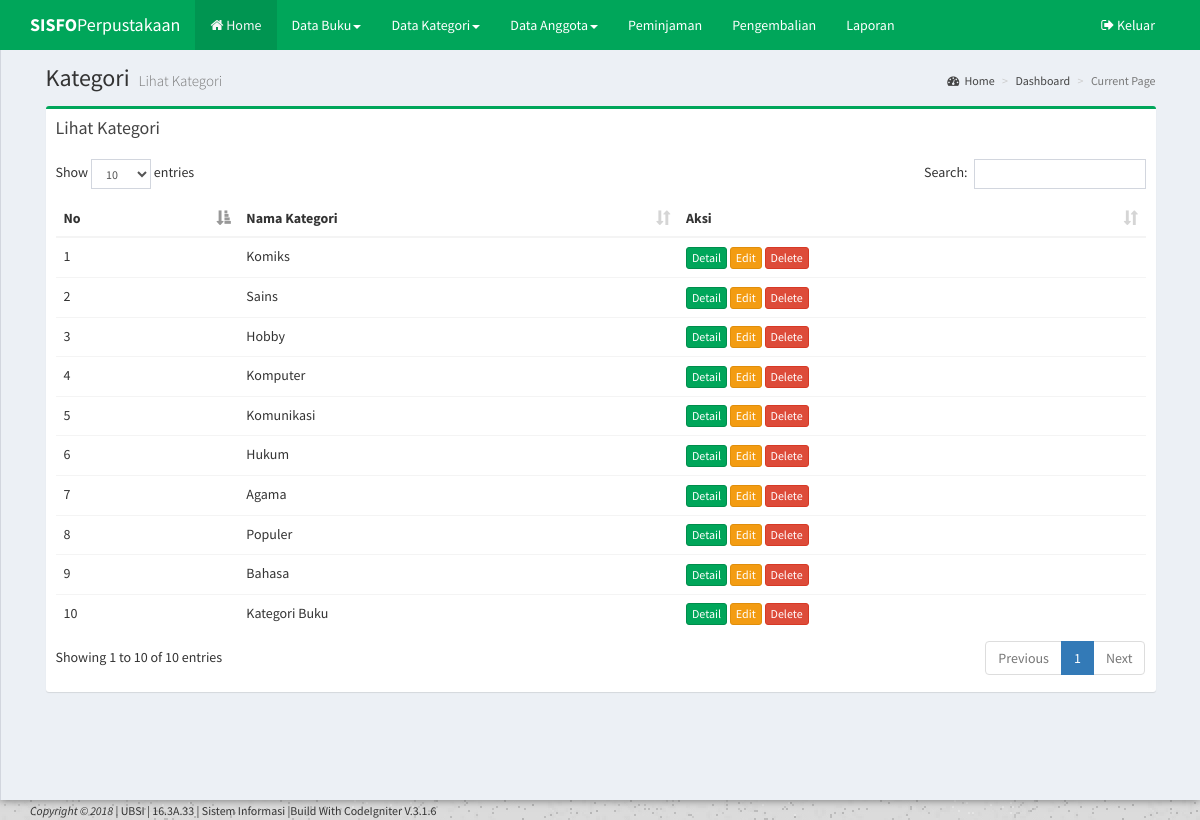
Screenshot of /CodeIgniter-3.1.6/index.php/kategori with the database file from the repository.
### tables this page shows
CREATE TABLE IF NOT EXISTS `kategori` (
`id_kategori` int(5) NOT NULL,
  `nama_kategori` varchar(45) NOT NULL
);

### CodeIgniter-3.1.6/application/views/template/my_template.php (called while the page is built)
<?php $this->load->view("/partial/header"); ?>
<?php $this->load->view("/partial/navbar"); ?>
<?php $this->load->view("/partial/top_navigation"); ?>
<?php $this->load->view($content); ?>
<?php $this->load->view("/partial/footer"); ?>

### CodeIgniter-3.1.6/application/controllers/Kategori.php (called while the page is built, shortened)
<?php
class Kategori extends CI_Controller
{
	public function __construct()
	{
		$this->load->model('Buku_Model');
		$this->load->model('Kategori_Model');
		$this->load->model('Anggota_Model');
	}
	public function index()
	{
		$data =
		[
			'title' =>'Kategori',
			'sub_title' =>'Lihat Kategori',
			'content' =>'kategori/index',
			'show' =>$this->Kategori_Model->index()->result()
		];
		$this->load->view('template/my_template', $data);
	}
}
?>

### CodeIgniter-3.1.6/index.php (called while the page is built, shortened)
<?php
require_once BASEPATH.'core/CodeIgniter.php';

### CodeIgniter-3.1.6/application/models/Kategori_Model.php (called while the page is built, shortened)
<?php
class Kategori_Model extends CI_Model
{
	public function index()
	{
		return $this->db->get('kategori');
	}
}
?>

### CodeIgniter-3.1.6/application/views/kategori/index.php (the view)
<section class="content">
<div class="row">
<div class="col-sm-12">
<div class="box box-success">
<div class="box-header">
<h3 class="box-title"> Lihat Kategori </h3>
</div>
<div class="box-body">
	<div class="table.responsive">
		<table class="table table.striped" id="example1">
	<thead>
		<tr>
			<th>No</th>
			<th>Nama Kategori</th>
			<th>Aksi</th>
		</tr>
	</thead>
	<tbody>
		<?php
			foreach ($show as $key => $data) {
		?>
		<tr>
			<td><?=$key+1;?></td>
			<td><?=$data->nama_kategori;?></td>
			<td>
				<a href="#" class="btn btn-xs btn-success">Detail</a>
				<a href="<?=site_url('kategori/edit/'.$data->id_kategori);?>" class="btn btn-xs btn-warning">Edit</a>
				<a href="<?=site_url('kategori/delete/'.$data->id_kategori);?>" class="btn btn-xs btn-danger">Delete</a>
			</td>
		</tr>
		<?php
		}
		?>
</tbody>
</table>
</div>
</div>
</div>
</div>
</div>
</section>

### CodeIgniter-3.1.6/application/views/partial/header.php (shortened to what this page needs)
<!DOCTYPE html>
<html>
<head>
  <link rel="stylesheet" href="<?=base_url();?>assets/bootstrap/css/bootstrap.min.css">
  <link rel="stylesheet" href="https://cdnjs.cloudflare.com/ajax/libs/font-awesome/4.5.0/css/font-awesome.min.css">
  <link rel="stylesheet" href="https://cdnjs.cloudflare.com/ajax/libs/ionicons/2.0.1/css/ionicons.min.css">
  <link rel="stylesheet" href="<?=base_url();?>assets/plugins/datatables/dataTables.bootstrap.css">
  <link rel="stylesheet" href="<?=base_url();?>assets/plugins/datepicker/datepicker3.css">
  <link rel="stylesheet" href="<?=base_url();?>assets/dist/css/AdminLTE.min.css">
  <link rel="stylesheet" href="<?=base_url();?>assets/dist/css/skins/_all-skins.min.css">
</head>
<body class="hold-transition skin-green-light layout-top-nav layout-boxed">
<div class="wrapper">

### CodeIgniter-3.1.6/application/views/partial/navbar.php (shortened to what this page needs)
<header class="main-header">
    <nav class="navbar navbar-static-top">
      <div class="container">
        <div class="navbar-header">
          <a href="<?=base_url();?>index.php" class="navbar-brand"><b>SISFO</b>Perpustakaan</a>
        </div>
        <div class="collapse navbar-collapse pull-left" id="navbar-collapse">
          <ul class="nav navbar-nav">
            <li class="active"><a href="<?=base_url();?>index.php"> <i class="fa fa-home"></i> Home</a></li>
            <li class="dropdown">
              <a href="#" class="dropdown-toggle" data-toggle="dropdown">Data Buku<span class="caret"></span></a>
            </li>
            <li class="dropdown">
              <a href="#" class="dropdown-toggle" data-toggle="dropdown">Data Kategori<span class="caret"></span></a>
            </li>
            <li class="dropdown">
              <a href="#" class="dropdown-toggle" data-toggle="dropdown">Data Anggota<span class="caret"></span></a>
            </li>
      			<li><a href="<?=site_url('peminjaman');?>">Peminjaman</a></li>
      			<li><a href="<?=site_url('pengembalian');?>">Pengembalian</a></li>
      			<li><a href="<?=site_url('laporan');?>">Laporan</a></li>
          </ul>
        </div>
        <div class="navbar-custom-menu">
          <ul class="nav navbar-nav">
            <li><a href="<?=base_url();?>logout.php"> <i class="fa fa-sign-out"></i> Keluar</a></li>
          </ul>
        </div>
      </div>
    </nav>
 </header>

### CodeIgniter-3.1.6/application/views/partial/top_navigation.php
<div class="content-wrapper">
    <div class="container">
      <section class="content-header">
        <h1>
          <?=$title;?>
          <small><?=$sub_title;?></small>
        </h1>
        <ol class="breadcrumb">
          <li><a href="#"><i class="fa fa-dashboard"></i>Home</a></li>
          <li><a href="#">Dashboard</a></li>
          <li class="active">Current Page</li>
        </ol>
      </section>

### CodeIgniter-3.1.6/application/views/partial/footer.php (shortened to what this page needs)
		</div>
	</div>
</div>
<footer>
	<div class="footer">
		<div class="container">
			<small><i>Copyright &copy; 2018</i> | UBSI | 16.3A.33 | Sistem Informasi |Build With CodeIgniter V.3.1.6</small>
		</div>
	</div>
</footer>
</body>
</html>

### rows the page displays
kategori: nama_kategori "Komiks"
kategori: nama_kategori "Sains"
kategori: nama_kategori "Hobby"
kategori: nama_kategori "Komputer"
kategori: nama_kategori "Komunikasi"
kategori: nama_kategori "Hukum"
kategori: nama_kategori "Agama"
kategori: nama_kategori "Populer"
kategori: nama_kategori "Bahasa"
kategori: nama_kategori "Kategori Buku"

### other values shown
$title "Kategori"
$sub_title "Lihat Kategori"
